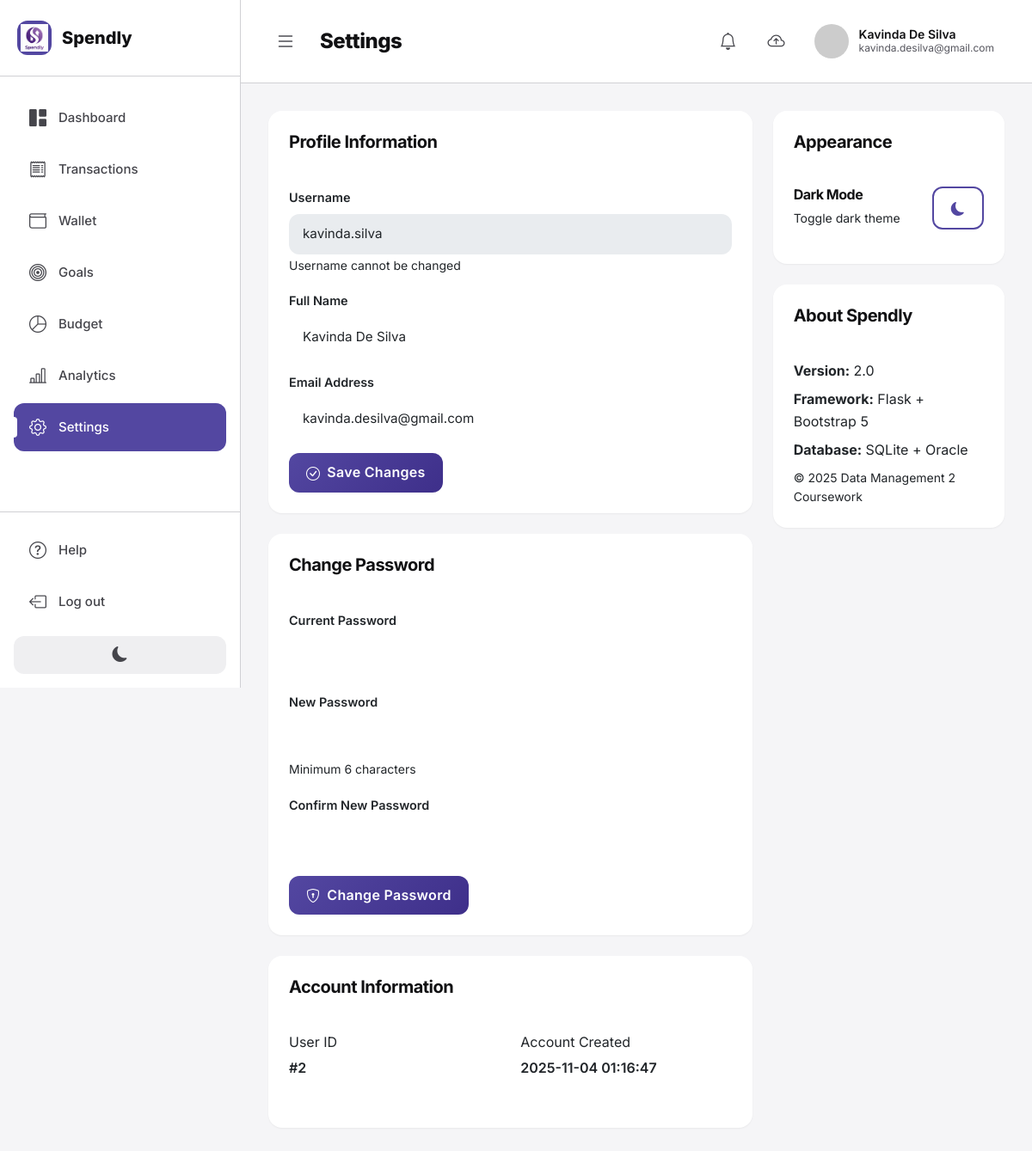
Screenshot of /settings (signed in) with the database file from the repository.
### tables this page shows
CREATE TABLE user (
    user_id INTEGER PRIMARY KEY AUTOINCREMENT,
    username TEXT NOT NULL UNIQUE,
    password_hash TEXT NOT NULL,
    email TEXT NOT NULL UNIQUE,
    full_name TEXT NOT NULL,
    created_at TEXT NOT NULL DEFAULT (datetime('now', 'localtime')),
    last_sync TEXT,
    CONSTRAINT chk_email CHECK (email LIKE '%@%')
);

### webapp/app.py (the view)
@app.route('/settings')
@login_required
def settings():
    db = get_sqlite_db()
    user_id = session['user_id']
    user = db.execute('SELECT * FROM user WHERE user_id = ?', (user_id,)).fetchone()
    db.close()
    return render_template('settings.html', user=user)

### webapp/app.py (called while the page is built)
@app.context_processor
def inject_pending_sync_count():
    if 'user_id' in session:
        db = get_sqlite_db()
        user_id = session['user_id']
        pending_count = 0
        pending_count += db.execute('SELECT COUNT(*) as count FROM expense WHERE user_id = ? AND is_synced = 0', (user_id,)).fetchone()['count']
        pending_count += db.execute('SELECT COUNT(*) as count FROM income WHERE user_id = ? AND is_synced = 0', (user_id,)).fetchone()['count']
        pending_count += db.execute('SELECT COUNT(*) as count FROM budget WHERE user_id = ? AND is_synced = 0', (user_id,)).fetchone()['count']
        pending_count += db.execute('SELECT COUNT(*) as count FROM savings_goal WHERE user_id = ? AND is_synced = 0', (user_id,)).fetchone()['count']
        db.close()
        return dict(pending_sync_count=pending_count)
    return dict(pending_sync_count=0)

def get_sqlite_db():
    conn = sqlite3.connect(SQLITE_DB_PATH)
    conn.row_factory = sqlite3.Row
    return conn

def login_required(f):
    @wraps(f)
    def decorated_function(*args, **kwargs):
        if 'user_id' not in session:
            flash('Please log in to access this page.', 'warning')
            return redirect(url_for('login'))
        return f(*args, **kwargs)
    return decorated_function

### webapp/templates/settings.html (shortened to what this page needs)
{% extends "base.html" %}
{% block page_title %}Settings{% endblock %}
{% block content %}
<div class="row g-4">
    <div class="col-lg-8">
        <div class="card border-0 shadow-sm">
            <div class="card-header bg-white border-0 pt-4 px-4 pb-3">
                <h5 class="mb-0 fw-bold">Profile Information</h5>
            </div>
            <div class="card-body p-4">
                <form method="POST" action="{{ url_for('update_profile') }}">
                    <div class="mb-3">
                        <label for="username" class="form-label">Username</label>
                        <input type="text" class="form-control" id="username" value="{{ user.username }}" disabled>
                        <small class="text-muted">Username cannot be changed</small>
                    </div>
                    <div class="mb-3">
                        <label for="full_name" class="form-label">Full Name</label>
                        <input type="text" class="form-control" id="full_name" name="full_name" value="{{ user.full_name }}" required>
                    </div>
                    <div class="mb-3">
                        <label for="email" class="form-label">Email Address</label>
                        <input type="email" class="form-control" id="email" name="email" value="{{ user.email if user.email else '' }}" placeholder="your.email@example.com">
                    </div>
                    <button type="submit" class="btn btn-primary">
                        <i class="bi bi-check-circle me-2"></i>Save Changes
                    </button>
                </form>
            </div>
        </div>
        <div class="card border-0 shadow-sm mt-4">
            <div class="card-header bg-white border-0 pt-4 px-4 pb-3">
                <h5 class="mb-0 fw-bold">Change Password</h5>
            </div>
            <div class="card-body p-4">
                <form method="POST" action="{{ url_for('change_password') }}">
                    <div class="mb-3">
                        <label for="current_password" class="form-label">Current Password</label>
                        <input type="password" class="form-control" id="current_password" name="current_password" required>
                    </div>
                    <div class="mb-3">
                        <label for="new_password" class="form-label">New Password</label>
                        <input type="password" class="form-control" id="new_password" name="new_password" minlength="6" required>
                        <small class="text-muted">Minimum 6 characters</small>
                    </div>
                    <div class="mb-3">
                        <label for="confirm_password" class="form-label">Confirm New Password</label>
                        <input type="password" class="form-control" id="confirm_password" name="confirm_password" minlength="6" required>
                    </div>
                    <button type="submit" class="btn btn-primary">
                        <i class="bi bi-shield-lock me-2"></i>Change Password
                    </button>
                </form>
            </div>
        </div>
        <div class="card border-0 shadow-sm mt-4">
            <div class="card-header bg-white border-0 pt-4 px-4 pb-3">
                <h5 class="mb-0 fw-bold">Account Information</h5>
            </div>
            <div class="card-body p-4">
                <div class="row">
                    <div class="col-md-6 mb-3">
                        <label class="text-muted mb-1">User ID</label>
                        <p class="fw-semibold">#{{ user.user_id }}</p>
                    </div>
                    <div class="col-md-6 mb-3">
                        <label class="text-muted mb-1">Account Created</label>
                        <p class="fw-semibold">{{ user.created_at if user.created_at else 'N/A' }}</p>
                    </div>
                </div>
            </div>
        </div>
    </div>
    <div class="col-lg-4">
        <div class="card border-0 shadow-sm mb-4">
            <div class="card-header bg-white border-0 pt-4 px-4 pb-3">
                <h5 class="mb-0 fw-bold">Appearance</h5>
            </div>
            <div class="card-body p-4">
                <div class="d-flex justify-content-between align-items-center mb-3">
                    <div>
                        <h6 class="mb-1">Dark Mode</h6>
                        <small class="text-muted">Toggle dark theme</small>
                    </div>
                    <button class="btn btn-outline-primary" id="themeToggleBtn">
                        <i class="bi bi-moon-fill"></i>
                    </button>
                </div>
            </div>
        </div>
        <div class="card border-0 shadow-sm">
            <div class="card-header bg-white border-0 pt-4 px-4 pb-3">
                <h5 class="mb-0 fw-bold">About Spendly</h5>
            </div>
            <div class="card-body p-4">
                <p class="mb-2"><strong>Version:</strong> 2.0</p>
                <p class="mb-2"><strong>Framework:</strong> Flask + Bootstrap 5</p>
                <p class="mb-2"><strong>Database:</strong> SQLite + Oracle</p>
                <p class="mb-0 text-muted small">© 2025 Data Management 2 Coursework</p>
            </div>
        </div>
    </div>
</div>
{% endblock %}

### webapp/templates/base.html (shortened to what this page needs)
<!DOCTYPE html>
<html lang="en">
<head>
    <link href="https://cdn.jsdelivr.net/npm/bootstrap@5.3.0/dist/css/bootstrap.min.css" rel="stylesheet">
    <link rel="stylesheet" href="https://cdn.jsdelivr.net/npm/bootstrap-icons@1.11.0/font/bootstrap-icons.css">
    <link rel="stylesheet" href="{{ url_for('static', filename='css/style.css') }}">
</head>
<body>
    {% if session.user_id %}
    <div class="finset-layout">
        <aside class="finset-sidebar" id="sidebar">
            <div class="sidebar-logo">
                <div class="logo-container">
                    <img src="{{ url_for('static', filename='images/Spendly_Logo.png') }}" alt="Spendly Logo" style="height: 32px; width: auto;">
                </div>
                <span class="logo-text">Spendly</span>
            </div>
            <nav class="sidebar-nav">
                <a href="{{ url_for('dashboard') }}" class="sidebar-link {% if request.endpoint == 'dashboard' %}active{% endif %}">
                    <i class="bi bi-grid-1x2-fill"></i>
                    <span>Dashboard</span>
                </a>
                <a href="{{ url_for('expenses') }}" class="sidebar-link {% if request.endpoint == 'expenses' %}active{% endif %}">
                    <i class="bi bi-receipt"></i>
                    <span>Transactions</span>
                </a>
                <a href="{{ url_for('income') }}" class="sidebar-link {% if request.endpoint == 'income' %}active{% endif %}">
                    <i class="bi bi-wallet"></i>
                    <span>Wallet</span>
                </a>
                <a href="{{ url_for('goals') }}" class="sidebar-link {% if request.endpoint == 'goals' %}active{% endif %}">
                    <i class="bi bi-bullseye"></i>
                    <span>Goals</span>
                </a>
                <a href="{{ url_for('budgets') }}" class="sidebar-link {% if request.endpoint == 'budgets' %}active{% endif %}">
                    <i class="bi bi-pie-chart"></i>
                    <span>Budget</span>
                </a>
                <a href="{{ url_for('reports') }}" class="sidebar-link {% if request.endpoint == 'reports' %}active{% endif %}">
                    <i class="bi bi-bar-chart-line"></i>
                    <span>Analytics</span>
                </a>
                <a href="{{ url_for('settings') }}" class="sidebar-link {% if request.endpoint == 'settings' %}active{% endif %}">
                    <i class="bi bi-gear"></i>
                    <span>Settings</span>
                </a>
            </nav>
            <div class="sidebar-bottom">
                <a href="#" class="sidebar-link" data-bs-toggle="modal" data-bs-target="#helpModal">
                    <i class="bi bi-question-circle"></i>
                    <span>Help</span>
                </a>
                <a href="{{ url_for('logout') }}" class="sidebar-link">
                    <i class="bi bi-box-arrow-left"></i>
                    <span>Log out</span>
                </a>
                <button class="theme-toggle" id="themeToggle">
                    <i class="bi bi-moon-fill"></i>
                </button>
            </div>
        </aside>
        <div class="finset-main">
            <header class="finset-header">
                <div class="header-left">
                    <button class="sidebar-toggle" id="sidebarToggle">
                        <i class="bi bi-list"></i>
                    </button>
                    <h1 class="page-title">{% block page_title %}Dashboard{% endblock %}</h1>
                </div>
                <div class="header-right">
                    <div class="dropdown d-inline">
                        <button class="header-icon-btn position-relative" type="button" id="notificationDropdown" data-bs-toggle="dropdown" aria-expanded="false" title="View Notifications">
                            <i class="bi bi-bell"></i>
                        </button>
                    </div>
                    <form method="POST" action="{{ url_for('sync_to_oracle') }}" class="d-inline" id="syncForm">
                        <button type="submit" class="header-icon-btn position-relative" title="Sync to Oracle" id="syncBtn">
                            <i class="bi bi-cloud-arrow-up"></i>
                        </button>
                    </form>
                    <div class="user-profile">
                        <img src="https://ui-avatars.com/api/?name={{ session.full_name }}&background=5347A1&color=fff" alt="User">
                        <div class="user-info">
                            <span class="user-name">{{ session.full_name }}</span>
                            <span class="user-email">{{ session.email }}</span>
                        </div>
                    </div>
                </div>
            </header>
            <div class="finset-content">
                {% block content %}{% endblock %}
            </div>
        </div>
    </div>
    {% endif %}
</body>
</html>

### rows the page displays
user: full_name "Kavinda De Silva", email "kavinda.desilva@gmail.com", username "kavinda.silva", user_id "2", created_at "2025-11-04 01:16:47"
